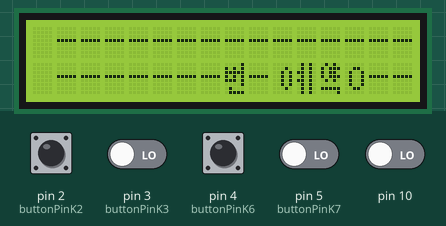
A sketch run on a simulated Arduino Uno, built with avr-gcc and run on an emulated ATmega328P. Shown: 16×2 character LCD. The inputs (shaded band) are chosen by the test bench; at power-on: pin 2 (buttonPinK2), pin 3 (buttonPinK3), pin 4 (buttonPinK6), pin 5 (buttonPinK7), pin 10 LOW. What the sketch prints to the serial monitor is not drawn.

Above: at 1.4 s.
1.5 s: pin 2 (buttonPinK2) pulled HIGH for 0.15 s
3.1 s: pin 3 (buttonPinK3) driven HIGH and pin 5 (buttonPinK7) driven HIGH
At 4.5 s:
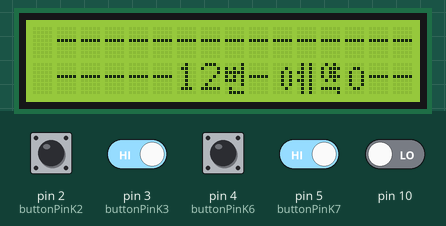
Timing chart, 0 to 6.1 s (numbered marks = the images above; inputs shaded):
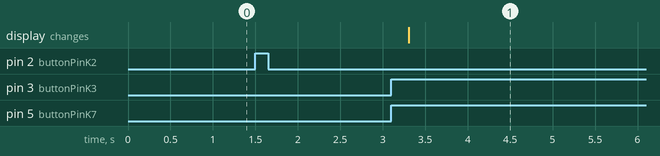

The sketch:

func2_lcd_button.ino
```cpp
#include <Wire.h>
#include <LiquidCrystal_I2C.h>
LiquidCrystal_I2C lcd(0x27, 20, 4);

const int buttonPinK2 = 2;  // K2 버튼 핀 번호
const int buttonPinK3 = 3;  // K3 버튼 핀 번호
const int buttonPinK6 = 4;  // K6 버튼 핀 번호
const int buttonPinK7 = 5;  // K7 버튼 핀 번호

int digit1 = 0; // 첫 번째 자리의 숫자
int digit2 = 0; // 두 번째 자리의 숫자
bool oddPress = true; // 홀수 번째 버튼 눌림 여부를 나타내는 변수
int spaces[] = {11, 12, 21, 22, 31};

volatile byte command = 0;
volatile byte data = 0;

byte a[8] = { //이
  B00001,
  B01001,
  B10101,
  B10101,
  B10101,
  B10101,
  B01001,
  B00001
};
byte b[8] = { //번
  B00001,
  B10101,
  B11111,
  B10101,
  B11101,
  B00001,
  B01000,
  B01111,
};
byte c[8] = { //역
  B00001,
  B01011,
  B10101,
  B10111,
  B01001,
  B00000,
  B01111,
  B00001,
};
byte d[8] = { //은
  B00000,
  B00000,
  B00000,
  B11111,
  B00000,
  B00000,
  B00000,
  B00000,
};
byte e[8] = {  //ㅇ
  B00000,
  B00010,
  B00101,
  B00101,
  B00101,
  B00101,
  B00010,
  B00000
};
byte f[8] = {  //ㅖ
  B01010,
  B01010,
  B11010,
  B01010,
  B11010,
  B01010,
  B01010,
  B01010
};
byte g[8] = {  //약
  B01010,
  B10111,
  B10110,
  B10111,
  B01010,
  B00000,
  B11111,
  B00001
};
byte h[8] = {  //0
  B00000,
  B00110,
  B01001,
  B01001,
  B01001,
  B01001,
  B00110,
  B00000
};

void setup() {
  Serial.begin(9600);
  pinMode(buttonPinK2, INPUT);
  pinMode(buttonPinK3, INPUT);
  pinMode(buttonPinK6, INPUT);
  pinMode(buttonPinK7, INPUT);

  lcd.init();
  lcd.backlight();

  lcd.createChar(0, a);
  lcd.createChar(1, b);
  lcd.createChar(2, c);
  lcd.createChar(3, d);
  lcd.createChar(4, e);
  lcd.createChar(5, f);
  lcd.createChar(6, g);
  lcd.createChar(7, h);
  lcd.begin(16, 2);
/*
  lcd.setCursor(0, 0); lcd.write((byte)0);  //이
  lcd.setCursor(1, 0); lcd.write((byte)1);  //번
  lcd.setCursor(2, 0); lcd.write((byte)2);  //역
  lcd.setCursor(3, 0); lcd.write((byte)3);  //은

  lcd.setCursor(5, 0); lcd.print(11); //이번역 번호 표시
  lcd.setCursor(7, 0); lcd.write((byte)1);  //번
*/
  //예약된 역 번호 표시
  for (int i = 1; i < 19; i++) {
    lcd.setCursor(i, 0);
    lcd.write((byte)3);
  }
  for (int i = 1; i < 19; i++) {
    lcd.setCursor(i, 2);
    lcd.write((byte)3);
  }

  lcd.setCursor(8, 1); lcd.write((byte)1); //번

  lcd.setCursor(10, 1); lcd.write((byte)4); //ㅇ
  lcd.setCursor(11, 1); lcd.write((byte)5); //ㅖ
  lcd.setCursor(12, 1); lcd.write((byte)6); //약
  lcd.setCursor(13, 1); lcd.write((byte)7); //0

  pinMode(MISO, OUTPUT);
  SPCR |= _BV(SPE);
  SPCR &= ~_BV(MSTR);
  SPCR |= _BV(SPIE);
}

ISR(SPI_STC_vect) {
  byte c = SPDR;
  switch (command) {
    case 0:
    command = c;
    SPDR = 0;
    break;

  case 's':
    SPDR = data;
    break;
  }
}

void loop() {
  if (digitalRead(buttonPinK2) == HIGH) { //1번 버튼
    if (oddPress) {
      digit1 = 1;
      Serial.print(digit1);
      delay(200);
    } else {
      digit2 = 1;
      Serial.print(digit2);
      delay(200);
    }
    oddPress = !oddPress;
  } else if (digitalRead(buttonPinK3) == HIGH) {  //2번 버튼
    if (oddPress) {
      digit1 = 2;
      Serial.print(digit1);
      delay(200);
    } else {
      digit2 = 2;
      Serial.print(digit2);
      delay(200);
    }
    oddPress = !oddPress;
  } else if (digitalRead(buttonPinK6) == HIGH) {  //3번 버튼
    if (oddPress) {
      digit1 = 3;
      Serial.print(digit1);
      delay(200);
    } else {
      digit2 = 3;
      Serial.print(digit2);
      delay(200);
    }
    oddPress = !oddPress;
  }

  if (digitalRead(buttonPinK7) == HIGH) { //확인 버튼, 마지막 입력 숫자 2개 출력
    if (digit1 != 0 && digit2 != 0 && oddPress == true) {
      lcd.setCursor(6, 1); lcd.print(digit1);
      lcd.setCursor(7, 1); lcd.print(digit2);
      delay(200);
    } else if (digit1 != 0 && digit2 != 0 && oddPress == false) {
      lcd.setCursor(6, 1); lcd.print(digit1);
      lcd.setCursor(7, 1); lcd.print(digit2);
      delay(200);
    }
    for (int i = 0; i < 6; i++) {
      if (digit1*10+digit2 == spaces[i]) {
        data = (byte)i;
      }
    }
    if (digitalRead(SS) == HIGH)
        command = 0;
    digit1 = 0; digit2 = 0; oddPress = true;
  }
}
```

Measured:
- after the input at 1.5 s, every drawn part: stays the same
- after the input at 3.1 s, the display: changes after 0.20 s (image 1)
